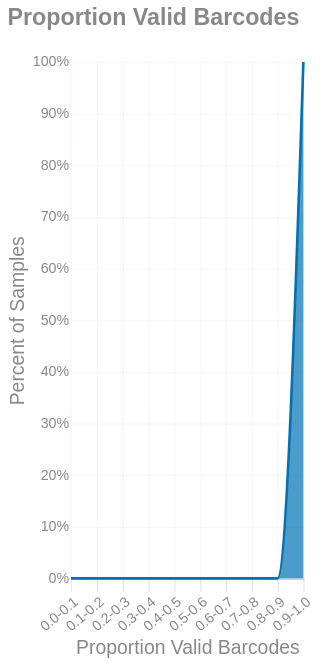

Here is the notebook cell this chart was saved with:
### Markdown cell above
### Valid barcodes
This is a distribution of what percent of total alignments each sample had valid barcodes[^3]:

[^3]:
    Valid barcodes with respect to the conventions of a given linked-read chemistry:
    
    **haplotagging**: `AxxCxxBxxDxx` where `xx` is not `00`
    
    **stLFR**: `X_Y_Z` where `X`, `Y`, or `Z` is not `0`
    
    **TELLseq**: there is no `N` nucleotide

### Code cell
_hist = binned_histogram(aggregate_df['Valid'], 0.1, True, 1)
with SafeRender(_hist):
    (
        alt.Chart(_hist)
        .mark_area(interpolate = "monotone")
        .transform_filter(alt.datum.bin <= 1)
        .encode(
            x=alt.X('interval:O')
                .axis(title='Proportion Valid Barcodes', labelAngle=-40)
                .scale(domainMin=0,padding=0),
            y=alt.Y('proportion:Q', title='Percent of Samples').axis(format = '%').scale(domain=[0,1]),
            tooltip = [
                alt.Tooltip('interval', title = "Proportion Valid Barcodes"),
                alt.Tooltip('proportion', title = "Percent of Samples").format('.1%')
            ]
        )
        .properties(
                title=alt.Title('Proportion Valid Barcodes'),
            usermeta={'embedOptions': {'downloadFileName': f'alignments.percent.valid'}}
        )
    ).display()

### Figure 1 — Vega-Lite specification as saved in the notebook (floating-point values rounded to 4 significant figures)
{"width": "container", "height": 400, "config": {"title": {"anchor": "start", "dy": -15, "fontSize": 18, "color": "#888888", "subtitleColor": "#888888", "subtitleFontSize": 14}, "arc": {"fill": "#0072B2"}, "axis": {"domainColor": "#888888", "domainWidth": 0.5, "gridWidth": 0.2, "grid": false, "titleFontWeight": 400, "titleFontSize": 15, "labelFontSize": 11, "labelColor": "#888888", "tickColor": "#888888", "tickWidth": 0.2, "titleColor": "#888888"}, "axisBand": {"grid": false}, "axisX": {"grid": true, "tickSize": 10, "domainCap": "round"}, "axisY": {"domain": false, "grid": true, "tickSize": 0, "domainCap": "round"}, "background": "transparent", "header": {"labelFontSize": 15, "labelColor": "#888888", "titleFontSize": 15, "titleFontWeight": 600, "titleColor": "#888888"}, "legend": {"labelFont": "sans-serif", "labelFontSize": 12, "labelColor": "#888888", "symbolSize": 100, "symbolType": "circle", "titleFontSize": 12, "titlePadding": 10, "titleColor": "#888888", "title": null}, "range": {"category": ["#E69F00", "#56B4E9", "#009E73", "#F0E442", "#0072B2", "#D55E00", "#CC79A7", "#000000"], "diverging": ["#cfe8f3", "#a2d4ec", "#73bfe2", "#46abdb", "#1696d2", "#12719e"]}, "area": {"fill": "#0072B2", "fillOpacity": 0.7, "line": true, "strokeOpacity": 0.7}, "line": {"color": "#0072B2", "stroke": "#0072B2", "strokeWidth": 2}, "trail": {"color": "#0072B2", "stroke": "#0072B2", "strokeWidth": 0, "size": 1}, "point": {"filled": true, "fillOpacity": 1.0, "size": 95}, "text": {"color": "#888888", "fontSize": 11, "align": "right", "fontWeight": 400, "size": 11}, "bar": {"fill": "#0072B2", "stroke": null}, "view": {"stroke": null, "continuousWidth": 660, "continuousHeight": 400}}, "data": {"name": "data-5f2f5155bf959920b0043a6fccc76797"}, "mark": {"type": "area", "interpolate": "monotone"}, "encoding": {"tooltip": [{"field": "interval", "title": "Proportion Valid Barcodes", "type": "nominal"}, {"field": "proportion", "format": ".1%", "title": "Percent of Samples", "type": "quantitative"}], "x": {"axis": {"title": "Proportion Valid Barcodes", "labelAngle": -40}, "field": "interval", "scale": {"domainMin": 0, "padding": 0}, "type": "ordinal"}, "y": {"axis": {"format": "%"}, "field": "proportion", "scale": {"domain": [0, 1]}, "title": "Percent of Samples", "type": "quantitative"}}, "title": {"text": "Proportion Valid Barcodes"}, "transform": [{"filter": "(datum.bin <= 1)"}], "usermeta": {"embedOptions": {"downloadFileName": "alignments.percent.valid"}}, "$schema": "https://vega.github.io/schema/vega-lite/v6.4.1.json", "datasets": {"data-5f2f5155bf959920b0043a6fccc76797": [{"bin": "0.0", "interval": "0.0-0.1", "proportion": 0.0}, {"bin": "0.1", "interval": "0.1-0.2", "proportion": 0.0}, {"bin": "0.2", "interval": "0.2-0.3", "proportion": 0.0}, {"bin": "0.3", "interval": "0.3-0.4", "proportion": 0.0}, {"bin": "0.4", "interval": "0.4-0.5", "proportion": 0.0}, {"bin": "0.5", "interval": "0.5-0.6", "proportion": 0.0}, {"bin": "0.6", "interval": "0.6-0.7", "proportion": 0.0}, {"bin": "0.7", "interval": "0.7-0.8", "proportion": 0.0}, {"bin": "0.8", "interval": "0.8-0.9", "proportion": 0.0}, {"bin": "0.9", "interval": "0.9-1.0", "proportion": 1.0}]}}
